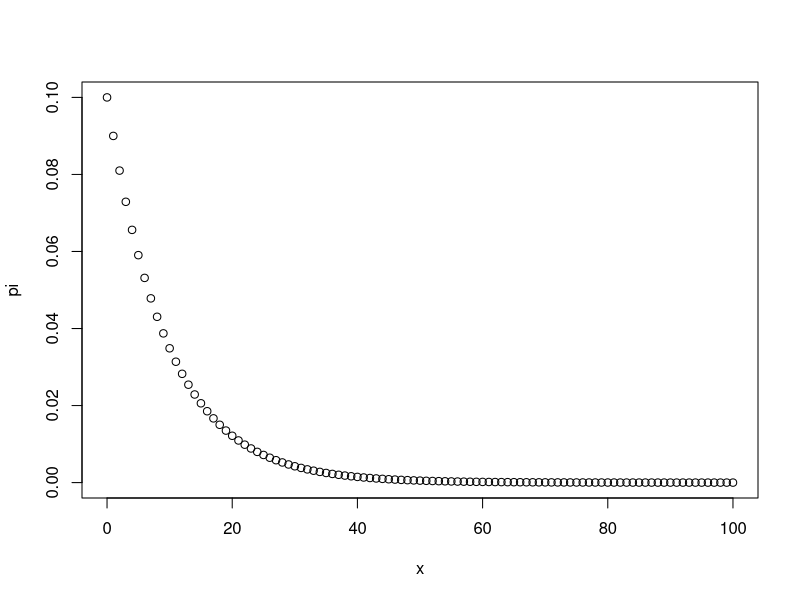

Here is the R script that generated this plot:
#rozkład geometryczny z parametrem p #liczba porażek do wystąpienia sukcesu
p = 0.1
n = 100 #n teoretycznie do nieskończoności
k = 0:n
RP = data.frame(x=k, pi= dgeom(k, p))
plot(RP)


a = 4
b = 2
PA = dgeom(a, p)
PB = pgeom(b, p) 

#kwantyl rzedu p1 (inne p niż parametr rozkładu)
p1=0.8
k1 = 1 + qgeom(p1, p) #sukces = l. porazek + 1
k1